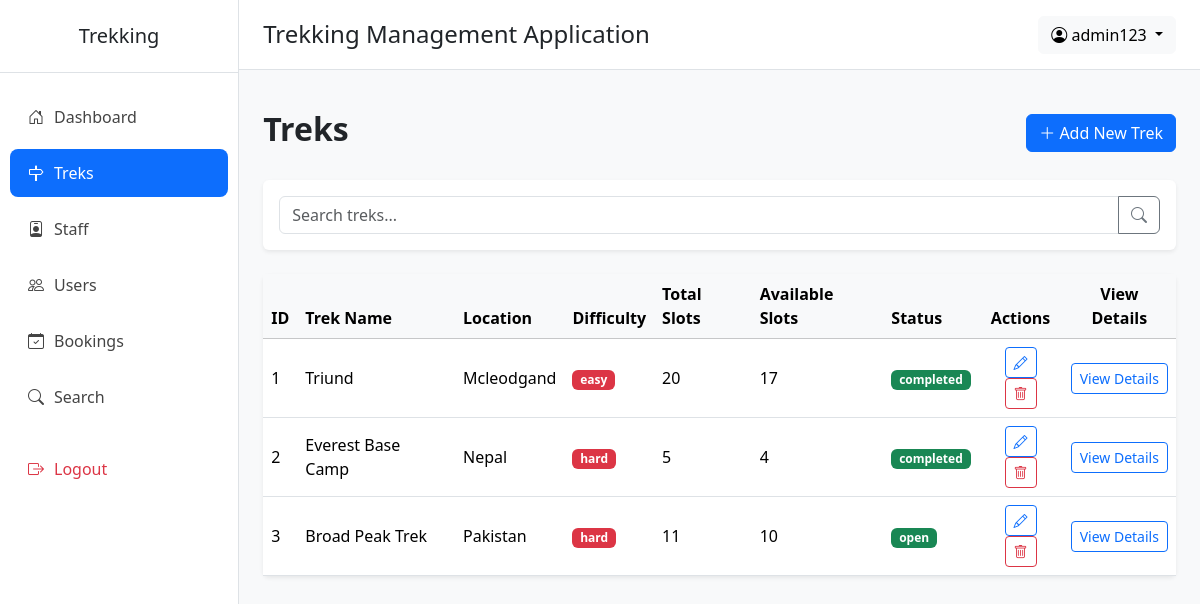
The app's page /admin/treks (signed in) with its own data.
### application/models.py (models this page shows)
class User(db.Model):
    __tablename__="users"
    id=db.Column(db.Integer(),primary_key=True,autoincrement=True)
    name=db.Column(db.String(),nullable=False)
    email=db.Column(db.String(),nullable=False,unique=True)
    phone=db.Column(db.String(),nullable=True)
    password=db.Column(db.String(),nullable=False)
    contact=db.Column(db.String(),nullable=True)
    role=db.Column(db.String(),default="user")       # admin | user | staff
    status=db.Column(db.String(),default="active")   # active | blacklisted | pending | rejected
    created_at=db.Column(db.DateTime(),server_default=db.func.now())
    updated_at=db.Column(db.DateTime(),server_default=db.func.now(),onupdate=db.func.now())
    staff_profile = db.relationship(
        "Staff",
        backref="user",
        uselist=False,
        foreign_keys="Staff.userid"
    )
    bookings = db.relationship(
        "Booking",
        backref="user",
        cascade="all, delete-orphan"
    )

class Trek(db.Model):
    __tablename__="treks"
    id = db.Column(db.Integer(),primary_key=True)
    name = db.Column(db.String(),nullable=False)
    location = db.Column(db.String(),nullable=False)
    price=db.Column(db.Integer(),nullable=False)
    difficulty = db.Column(db.String(),nullable=False) # Easy | Medium | Hard
    duration_days = db.Column(db.Integer(),nullable=False)
    total_slots = db.Column(db.Integer(),nullable=False)
    avl_slots = db.Column(db.Integer(),nullable=False)
    assigned_staff_id = db.Column(db.Integer(),db.ForeignKey("staff.id"),nullable=True)
    status = db.Column(db.String(),default="open") #  open | closed | started | completed
    start_date = db.Column(db.DateTime(),nullable=False)
    end_date = db.Column(db.DateTime(),nullable=False)
    desc = db.Column(db.String(),nullable=True)
    created_by = db.Column(db.Integer(),db.ForeignKey("users.id"),nullable=False)
    created_at = db.Column(db.DateTime(),server_default=db.func.now())
    updated_at = db.Column(db.DateTime(),server_default=db.func.now(),onupdate=db.func.now())
    bookings = db.relationship(
        "Booking",
        backref="trek",
        cascade="all, delete-orphan"
    )

### application/admin_routes.py (the view)
@app.route("/admin/treks")
def admin_trek():
    if("admin_id" not in session):
        return redirect("/login")
    this_admin=User.query.filter_by(id=session["admin_id"]).first()
    all_treks=Trek.query.all()
    return render_template("admin/admin_treks.html",this_admin=this_admin,all_treks=all_treks)

### templates/admin/admin_treks.html (shortened to what this page needs)
{% extends "admin/base.html" %}
{% block content %}
    <div class="d-flex justify-content-between align-items-center mb-4">
        <h2 class="fw-bold">Treks</h2>
        <a href="/trek/add">
            <button class="btn btn-primary">
            <i class="bi bi-plus-lg"></i>
            Add New Trek
        </button>
    </a>
    </div>
    <div class="card shadow-sm border-0 mb-4">
        <div class="card-body">
            <form action="/search/trek" method="post">
            <div class="input-group">
                <input
                    type="text"
                    name="text"
                    class="form-control"
                    placeholder="Search treks..."
                >
                <button class="btn btn-outline-secondary">
                    <i class="bi bi-search"></i>
                </button>
            </div>
            </form>
        </div>
    </div>
    <div class="card shadow-sm border-0">
        <div class="card-body p-0">
            <table class="table table-hover align-middle mb-0">
                <thead class="table-light">
                    <tr>
                        <th>ID</th>
                        <th>Trek Name</th>
                        <th>Location</th>
                        <th>Difficulty</th>
                        <th>Total Slots</th>
                        <th>Available Slots</th>
                        <th>Status</th>
                        <th class="text-center">Actions</th>
                        <th class="text-center">View Details</th>
                    </tr>
                </thead>
                <tbody>
                    {% for t in all_treks %}
                    <tr>
                        <td>{{t.id}}</td>
                        <td>{{t.name}}</td>
                        <td>{{t.location}}</td>
                        <td>
                            <span class="badge bg-danger">
                                {{t.difficulty}}
                            </span>
                        </td>
                        <td>{{t.total_slots}}</td>
                        <td>{{t.avl_slots}}</td>
                        <td>
                            <span class="badge bg-success">
                                {{t.status}}
                            </span>
                        </td>
                        <td class="text-center">
                            <a href="/edit/trek/{{t.id}}">
                            <button class="btn btn-sm btn-outline-primary">
                                <i class="bi bi-pencil"></i>
                            </button>
                            </a>
                            <a href="/delete/trek/{{t.id}}">
                            <button class="btn btn-sm btn-outline-danger">
                                <i class="bi bi-trash"></i>
                            </button>
                            </a>
                        </td>
                        <td class="text-center">
                            <a href="/admin/trek_details/{{t.id}}">
                            <button class="btn btn-sm btn-outline-primary">
                                View Details
                            </button>
                            </a>
                        </td>
                    </tr>
                    {% endfor %}
                </tbody>
            </table>
        </div>
    </div>
{% endblock %}

### templates/admin/base.html (shortened to what this page needs)
<!DOCTYPE html>
<html lang="en">
<head>
    <link href="https://cdn.jsdelivr.net/npm/bootstrap@5.3.8/dist/css/bootstrap.min.css" rel="stylesheet">
    <link href="https://cdn.jsdelivr.net/npm/bootstrap-icons@1.11.3/font/bootstrap-icons.css" rel="stylesheet">
</head>
<body>
<div class="d-flex">
    <div class="sidebar">
        <h5 class="text-center py-4 border-bottom">
            Trekking
        </h5>
        <ul class="nav flex-column mt-3">
            <li class="nav-item">
                <a class="nav-link {% if request.path == '/admin/dashboard' %}active{% endif %}" href="/admin/dashboard">
                    <i class="bi bi-house-door"></i>Dashboard
                </a>
            </li>
            <li class="nav-item">
                <a class="nav-link {% if '/admin/trek' in request.path %}active{% endif %}" href="/admin/treks">
                    <i class="bi bi-signpost"></i>Treks
                </a>
            </li>
            <li class="nav-item">
                <a class="nav-link {% if '/admin/staff' in request.path %}active{% endif %}" href="/admin/staff">
                    <i class="bi bi-person-badge"></i>Staff
                </a>
            </li>
            <li class="nav-item">
                <a class="nav-link {% if '/admin/users' in request.path %}active{% endif %}" href="/admin/users">
                    <i class="bi bi-people"></i>Users
                </a>
            </li>
            <li class="nav-item">
                <a class="nav-link {% if '/admin/all/booking' in request.path %}active{% endif %}" href="/admin/all/booking">
                    <i class="bi bi-calendar-check"></i>Bookings
                </a>
            </li>
            <li class="nav-item">
                <a class="nav-link {% if '/admin/search' in request.path %}active{% endif %} " href="/admin/search">
                    <i class="bi bi-search"></i>Search
                </a>
            </li>
            <li class="nav-item mt-3">
                <a class="nav-link text-danger" href="/logout">
                    <i class="bi bi-box-arrow-right"></i>Logout
                </a>
            </li>
        </ul>
    </div>
    <div class="flex-grow-1">
        <nav class="navbar topbar px-4">
            <h4 class="mb-0">
                Trekking Management Application
            </h4>
            <div class="dropdown">
                <button class="btn btn-light dropdown-toggle"
                        data-bs-toggle="dropdown">
                    <i class="bi bi-person-circle"></i>
                    {{ this_admin.name }}
                </button>
            </div>
        </nav>
        <div class="container-fluid p-4">
            {% block content %}
            {% endblock %}
        </div>
    </div>
</div>
</body>
</html>

### templates/admin/base.html (style rules this page uses)
body { background:#f8f9fa; overflow-x:hidden; }
.sidebar { width:240px; min-height:100vh; background:#fff; border-right:1px solid #dee2e6; }
.sidebar .nav-link { color:#444; padding:12px 18px; border-radius:8px; margin:4px 10px; font-weight:500; transition:.3s; }
.sidebar .nav-link:hover, .sidebar .nav-link.active { background:#0d6efd; color:white; }
.sidebar i { margin-right:10px; }
.topbar { background:#fff; border-bottom:1px solid #dee2e6; height:70px; }

### records on screen
User: name "admin123"
Trek: id "1", name "Triund", location "Mcleodgand", difficulty "easy", total_slots "20", avl_slots "17", status "completed"
Trek: id "2", name "Everest Base Camp", location "Nepal", difficulty "hard", total_slots "5", avl_slots "4", status "completed"
Trek: id "3", name "Broad Peak Trek", location "Pakistan", difficulty "hard", total_slots "11", avl_slots "10", status "open"
